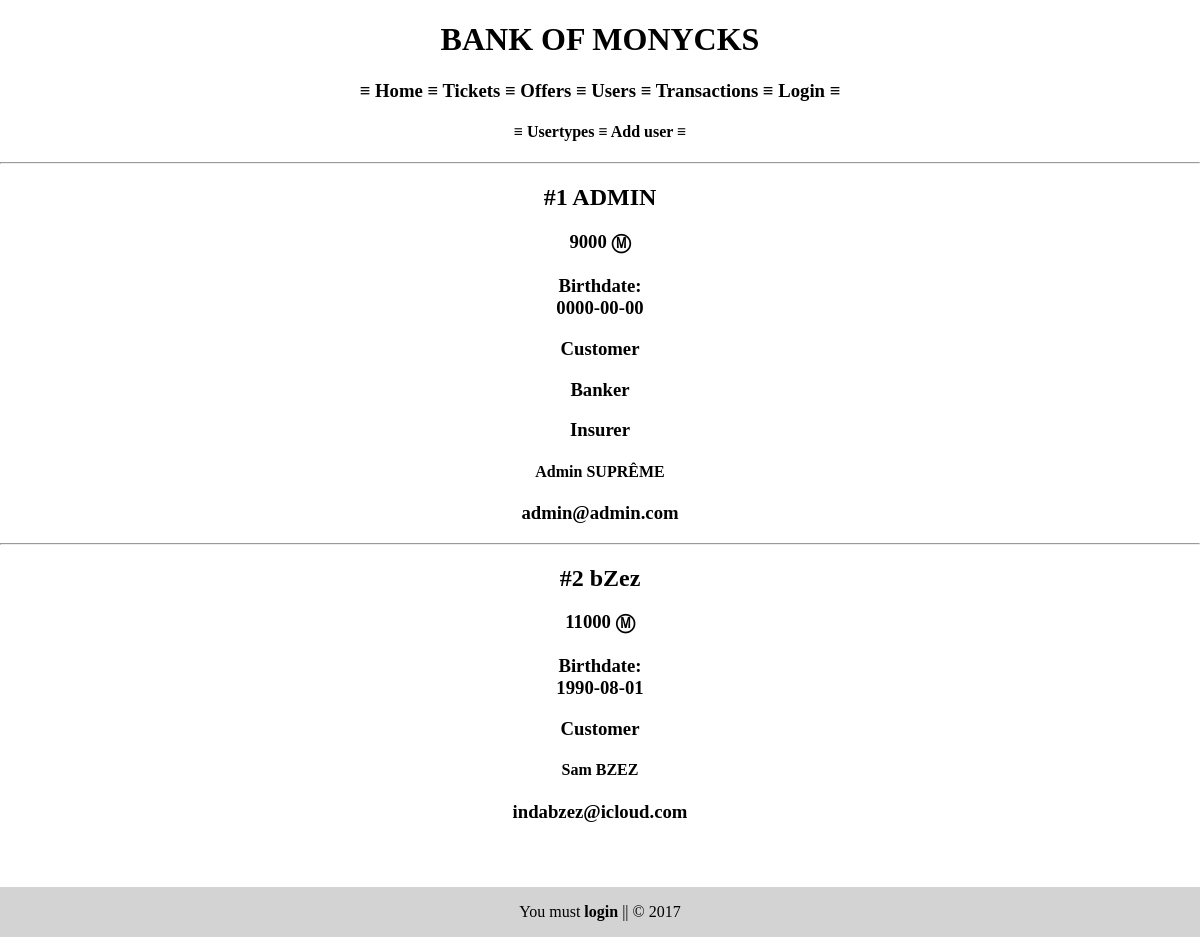
The page /index.php?user=list on the database as committed earlier.
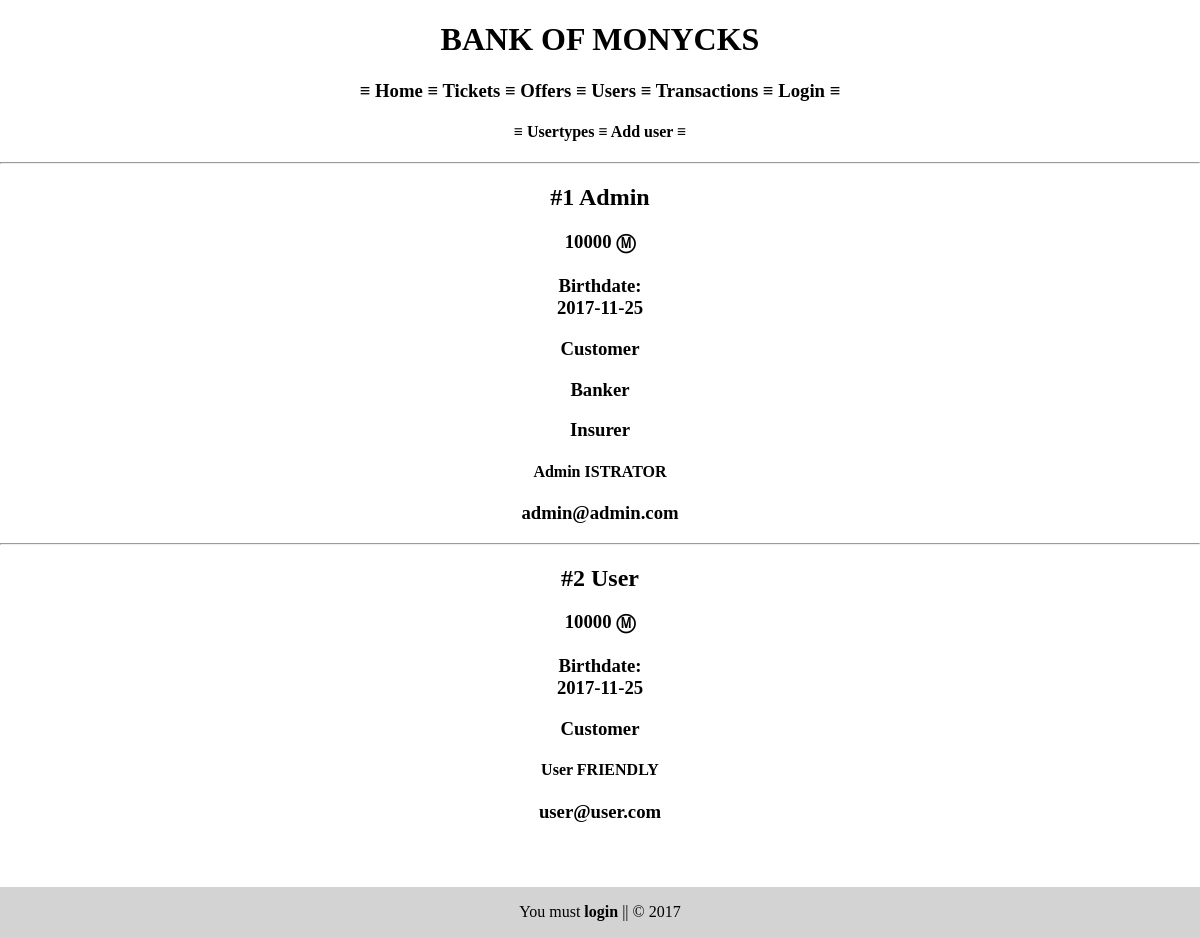
The same page on the database as committed later.
### tables this page shows
CREATE TABLE `users` (
  `id` int(11) NOT NULL,
  `firstname` varchar(100) NOT NULL,
  `lastname` varchar(100) NOT NULL,
  `email` varchar(100) NOT NULL,
  `login` varchar(100) NOT NULL,
  `password` varchar(255) NOT NULL,
  `birthday` date NOT NULL
);

### models/users.php (called while the page is built, shortened)
<?php
function getUsers($bdd)
{
    $result = $bdd->query("SELECT * FROM users");
    return $result;
}
function getTypeByUsers($bdd,$id)
{
    $result = $bdd->query("SELECT ut.type FROM user_types ut, user_types_users utu
    WHERE ut.id=utu.id_user_type AND utu.id_user = $id ");
    return $result;
}
function getCredit($bdd,$id) {
    $result = $bdd->query("SELECT SUM(t.amount) AS cred, u.id FROM transactions t, users u WHERE t.id_receiver=u.id AND u.id=$id ");
    $line=$result->fetch_assoc();
    return $line['cred'];
}
function getDebit($bdd,$id) {
    $result = $bdd->query("SELECT SUM(t.amount) AS deb, u.id FROM transactions t, users u WHERE t.id_sender=u.id AND u.id=$id ");
    $line=$result->fetch_assoc();
    return $line['deb'];
}
function userBalance($bdd,$id){
    $starter=10000;
    $balance = $starter +  getCredit($bdd,$id) -  getDebit($bdd,$id);
    if($balance < 0) {
        return $balance.' You must contact your banker !';
    } else {
        return $balance;
    }
}

### views/listUserView.php (the view, shortened to what this page needs)
<h4>≡
    <a href="<?php $project_path ?>index.php?type=userlist">Usertypes</a> ≡
    <a href="<?php $project_path ?>index.php?user=create">Add user</a> ≡
</h4>
<?php
foreach (getUsers($bdd) as $rs) {
    echo '<hr><h2>#' . $rs['id'] . ' ' . $rs['login'];
 echo ' <h3>'.userBalance($bdd,$rs['id']).' Ⓜ<br><br>';
    echo 'Birthdate:<br>'.$rs['birthday'] . '</h3>';
    foreach (getTypeByUsers($bdd, $rs['id']) as $rs2) {
        echo '<h3>' . $rs2['type'] . '</h3>';
    }
    echo '<h4>' . $rs['firstname'] . ' ' . $rs['lastname'] . '</h4>
              <h3>' . $rs['email'] . '</h3>';
}
?>

Rows that differ between the two databases and show on the page:
changed users "Admin": login "ADMIN" → "Admin"; id "9000" → "10000"; birthday "0000-00-00" → "2017-11-25"; lastname "SUPRÊME" → "ISTRATOR"
changed users id 2: login "bZez" → "User"; id "11000" → "10000"; birthday "1990-08-01" → "2017-11-25"; firstname "Sam" → "User"; lastname "BZEZ" → "FRIENDLY"; email "indabzez@icloud.com" → "user@user.com"
